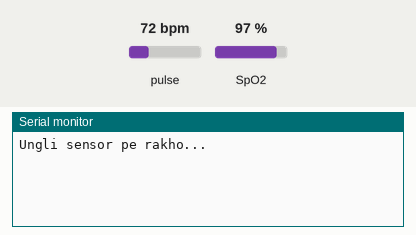
Simulated run of this sketch. Board: ESP32. Shown: the last lines printed to the serial monitor. Inputs (shaded band) come from the test bench; at power-on: pulse 72 bpm, SpO2 97 %.

Above: at 1.2 s.
1.3 s: pulse set to 42 bpm
At 4.3 s:
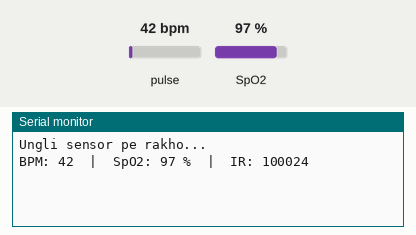
9.5 s: SpO2 set to 80 %
At 10.5 s:
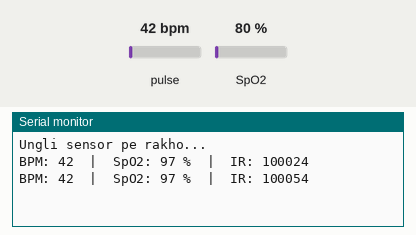
11.0 s: pulse set to 70 bpm
At 12.8 s:
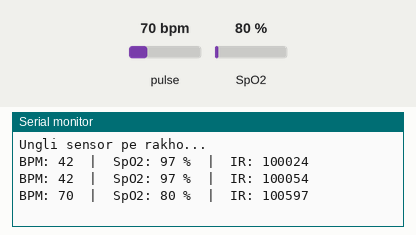
Timing chart, 0 to 14.3 s (numbered marks = the images above; inputs shaded):
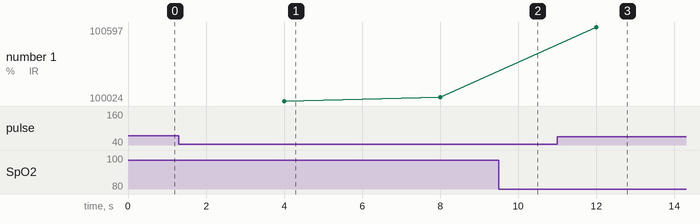

The sketch:

test4_max30102.ino
```cpp
/*
 * TEST 4: MAX30102 (Heart Rate + SpO2)
 * Ungli halke se sensor pe rakho, hilao mat. ~5 sec baad readings aayengi.
 * Serial Monitor: 115200
 * Library: SparkFun MAX3010x Pulse and Proximity Sensor Library
 */
#include <Wire.h>
#include "MAX30105.h"
#include "spo2_algorithm.h"

MAX30105 pulseSensor;

#define BUFFER_SIZE 100          // 100 samples = 4 second ka data
uint32_t irBuffer[BUFFER_SIZE];
uint32_t redBuffer[BUFFER_SIZE];

void setup() {
  Serial.begin(115200);
  Wire.begin(21, 22);

  if (!pulseSensor.begin(Wire, I2C_SPEED_FAST)) {
    Serial.println("MAX30102 nahi mila! Wiring check karo.");
    while (1);
  }
  // brightness=60, average=4, Red+IR mode, 100 samples/s, pulseWidth=411, range=4096
  pulseSensor.setup(60, 4, 2, 100, 411, 4096);
  Serial.println("Ungli sensor pe rakho...");
}

void loop() {
  // 100 samples ikatthe karo
  for (int i = 0; i < BUFFER_SIZE; i++) {
    while (!pulseSensor.available()) pulseSensor.check();   // naye sample ka wait
    redBuffer[i] = pulseSensor.getFIFORed();
    irBuffer[i]  = pulseSensor.getFIFOIR();
    pulseSensor.nextSample();
  }

  // Ungli check (IR kam = ungli nahi)
  if (irBuffer[BUFFER_SIZE - 1] < 50000) {
    Serial.println("Ungli nahi hai");
    return;
  }

  int32_t spo2, heartRate;
  int8_t spo2Valid, hrValid;
  maxim_heart_rate_and_oxygen_saturation(irBuffer, BUFFER_SIZE, redBuffer,
                                         &spo2, &spo2Valid, &heartRate, &hrValid);

  Serial.print("BPM: ");
  Serial.print(hrValid ? String(heartRate) : String("--"));
  Serial.print("  |  SpO2: ");
  Serial.print(spo2Valid ? String(spo2) + " %" : String("--"));
  Serial.print("  |  IR: ");
  Serial.println(irBuffer[BUFFER_SIZE - 1]);
}
```

Measured:
- after the input at 1.3 s, the serial monitor: prints a new line after 2.7 s (image 1)
- after the input at 11.0 s, the serial monitor: prints a new line after 1.0 s (image 3)
- plotted number 1: 100054 → 100041 after the input at 11.0 s
